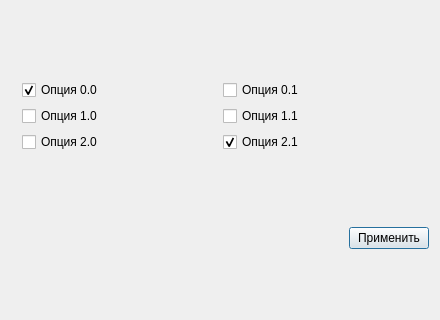
<?xml version="1.0" encoding="UTF-8"?>
<ui version="4.0"><class>Dialog</class><widget class="QDialog" name="Dialog"><property name="geometry"><rect><x>0</x><y>0</y><width>440</width><height>320</height></rect></property><property name="windowTitle"><string>#118 mixed/203_properties_grid</string></property><layout class="QVBoxLayout" name="verticalLayout"><property name="leftMargin"><number>11</number></property><property name="topMargin"><number>11</number></property><property name="rightMargin"><number>11</number></property><property name="bottomMargin"><number>11</number></property><property name="spacing"><number>6</number></property><item><layout class="QGridLayout" name="g"><property name="leftMargin"><number>11</number></property><property name="topMargin"><number>11</number></property><property name="rightMargin"><number>11</number></property><property name="bottomMargin"><number>11</number></property><property name="spacing"><number>6</number></property><item row="0" column="0"><widget class="QCheckBox" name="c00"><property name="text"><string>Опция 0.0</string></property><property name="checked"><bool>true</bool></property></widget></item><item row="0" column="1"><widget class="QCheckBox" name="c01"><property name="text"><string>Опция 0.1</string></property><property name="checked"><bool>false</bool></property></widget></item><item row="1" column="0"><widget class="QCheckBox" name="c10"><property name="text"><string>Опция 1.0</string></property><property name="checked"><bool>false</bool></property></widget></item><item row="1" column="1"><widget class="QCheckBox" name="c11"><property name="text"><string>Опция 1.1</string></property><property name="checked"><bool>false</bool></property></widget></item><item row="2" column="0"><widget class="QCheckBox" name="c20"><property name="text"><string>Опция 2.0</string></property><property name="checked"><bool>false</bool></property></widget></item><item row="2" column="1"><widget class="QCheckBox" name="c21"><property name="text"><string>Опция 2.1</string></property><property name="checked"><bool>true</bool></property></widget></item></layout></item><item><layout class="QHBoxLayout" name="buttons"><property name="leftMargin"><number>0</number></property><property name="topMargin"><number>0</number></property><property name="rightMargin"><number>0</number></property><property name="bottomMargin"><number>0</number></property><property name="spacing"><number>6</number></property><item><spacer name="horizontalSpacer"><property name="orientation"><enum>Qt::Orientation::Horizontal</enum></property><property name="sizeHint" stdset="0"><size><width>40</width><height>20</height></size></property></spacer></item><item><widget class="QPushButton" name="ok"><property name="text"><string>Применить</string></property></widget></item></layout></item></layout></widget></ui>
